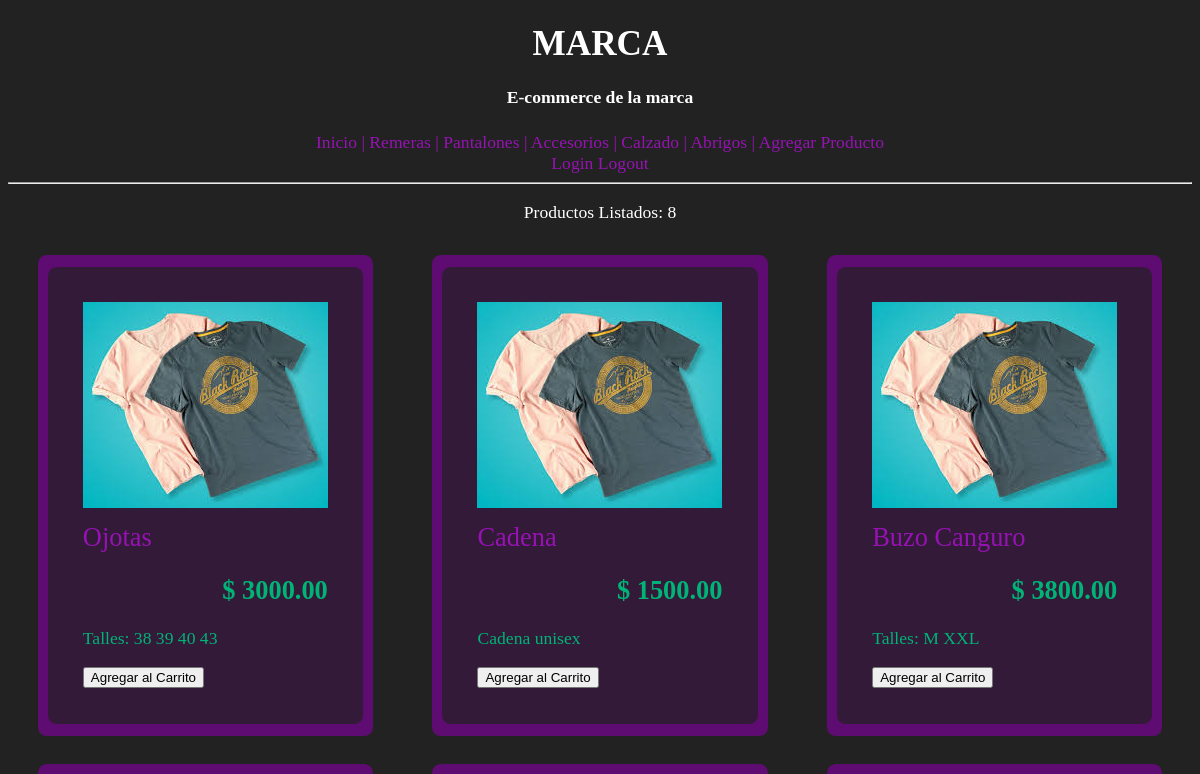
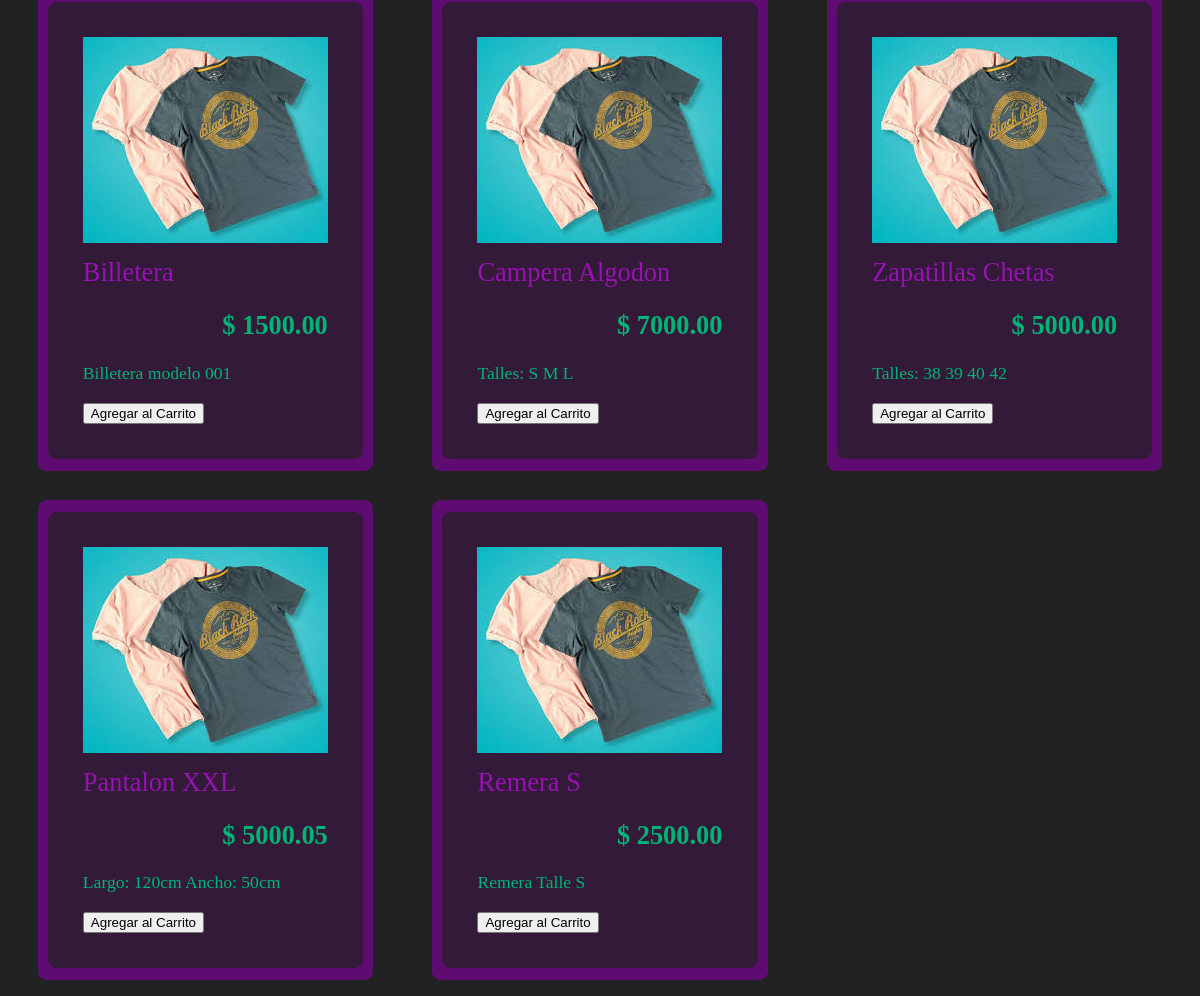
The page / on the database its author committed (2 pictures, top to bottom).
### core/models.py (models this page shows, shortened)
class Category(models.Model):
    name = models.CharField(max_length=30)
    class Meta:
        verbose_name_plural = "Categories"

class Product(models.Model):
    name = models.CharField(max_length=30)
    category = models.ForeignKey(Category, on_delete=models.SET_NULL, null=True)
    description = models.TextField(null=True, blank=True)
    product_image = models.ImageField(default="product_image.jpg")
    price = models.DecimalField(max_digits=999, decimal_places=2, blank=False)
    in_stock = models.BooleanField(default=True)
    created = models.DateTimeField(auto_now_add=True)
    class Meta:
        ordering = ['-created']

### core/views.py (the view)
# urls.py: path("", views.main, name='main'),
def main(request):
    category_search = request.GET.get('search') if request.GET.get('search') != None else ''
    if category_search != '':
        products = Product.objects.filter(Q(category__name__icontains=category_search))
    else:
        products = Product.objects.all()
    categories = Category.objects.all()
    ads = Advertisement.objects.all()
    products_count = products.count()
    context = {'categories': categories, 'products': products, 'products_count': products_count, 'ads': ads}
    return render(request, 'core/main.html', context)

### templates/core/main.html (shortened to what this page needs)
<!DOCTYPE html>
{% load static %}
<html lang="en">
<head>
</head>
<body>
    <div class="title">
        <h1>MARCA</h1>
        <h4>E-commerce de la marca</h4>
    </div>
    {% include 'core/navbar.html' %}
    {% include 'core/home.html' %}
</body>
</html>

### templates/core/navbar.html
<div class="navbar">
    <a href="{% url 'main' %}">Inicio |</a>
    {% for category in categories %}
    <a href="{% url 'main' %}?search={{category.name.lower}}"> {{category.name}} |</a>
    {% endfor %}
    <a href="{% url 'product-form' %}"> Agregar Producto </a>
    <div>
        <a href="{% url 'login' %}"> Login </a>
        <a href="{% url 'logout' %}"> Logout </a>
    </div>
    <hr>
    <p>Productos Listados: {{products_count}}</p>
</div>

### templates/core/products.html (shortened to what this page needs)
{% load static %}
<div class="products-container">
    {% for product in products %}
        <div class="product-container">
            <img src="{% static '/images/product_image.jpg' %}" class="product-img">
            <div class="card-body">
                <a href="#" class="product-title">{{product.name}}</a>
                <h2 class="product-price">$ {{product.price}}</h2>
                <p class="description-container">{{product.description}}</p>
                <input type="button" value="Agregar al Carrito" class="button-add-chart">
            </div>
        </div>
    {% endfor %}
</div>

### templates/core/main.html (style rules this page uses)
html { font: 110% calibri; color: #fff; }
body { background-color: #222222; }
a:link, a:visited { color: #9612B3; text-decoration: none; }
.title { text-align: center; }
.navbar { text-align: center; }
.product-title { display: block; font: 150% calibri; padding-top: 0.5rem; }
.product-price { text-align: right; }
.products-container { display: grid; grid-template-columns: 1fr 1fr 1fr; margin-block-end: 10%; align-items: center; justify-items: center; }
.product-container { background-color: #331a38; margin: 1.5rem; padding: 2rem; color: #00B377; max-width: fit-content; max-height: fit-content; border-radius: 0.5rem; box-shadow: -10px 12px #5f0c72, 10px 12px #5f0c72, -10px -12px #5f0c72, 10px -12px #5f0c72; }

### rows shown on the page
Category: name "Remeras"
Category: name "Pantalones"
Category: name "Accesorios"
Category: name "Calzado"
Category: name "Abrigos"
Product: name "Ojotas", price "3000.00", description "Talles: 38 39 40 43"
Product: name "Cadena", price "1500.00", description "Cadena unisex"
Product: name "Buzo Canguro", price "3800.00", description "Talles: M XXL"
Product: name "Billetera", price "1500.00", description "Billetera modelo 001"
Product: name "Campera Algodon", price "7000.00", description "Talles: S M L"
Product: name "Zapatillas Chetas", price "5000.00", description "Talles: 38 39 40 42"
Product: name "Pantalon XXL", price "5000.05", description "Largo: 120cm Ancho: 50cm"
Product: name "Remera S", price "2500.00", description "Remera Talle S"

### other values the page prints
{{ products_count }} "8"
